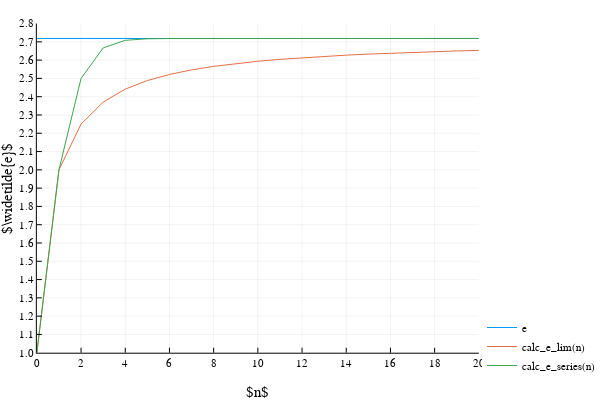

The code cell stored with this chart in its notebook:
### Markdown cell above
Porównanie obu metod w skali 1 do 1:

### Code cell
plot(
    0:20, 
    xticks=0:2:20, 
    yticks=1.0:0.1:3.0, 
    xlims=(0, 20),
    ylims=(1.0, 2.8),
    [
        map(x -> BigFloat(MathConstants.e), 0:20),
        map(x -> calc_e_lim(BigFloat(x)), 0:20),
        map(x -> calc_e_series(BigFloat(x)), 0:20)
    ],
    xlabel="\$n\$", 
    ylabel="\$\\widetilde{e}\$", 
    label = ["e" "calc_e_lim(n)" "calc_e_series(n)"],
    lw = 1,
    legend=:bottomright
)

### Figure 1 — Plotly figure (JSON) as saved in the notebook; plotly's stock layout.template omitted (floating-point values rounded to 4 significant figures)
{"data": [{"colorbar": {"title": ""}, "hoverinfo": "text", "legendgroup": "e", "line": {"color": "rgba(0, 154, 250, 1.000)", "dash": "solid", "shape": "linear", "width": 1}, "mode": "lines", "name": "e", "showlegend": true, "text": [null, null, null, null, null, null, null, null, null, null, null, null, null, null, null, null, null, null, null, null, null], "type": "scatter", "x": [0, 1, 2, 3, 4, 5, 6, 7, 8, 9, 10, 11, 12, 13, 14, 15, 16, 17, 18, 19, 20], "xaxis": "x1", "y": [2.718, 2.718, 2.718, 2.718, 2.718, 2.718, 2.718, 2.718, 2.718, 2.718, 2.718, 2.718, 2.718, 2.718, 2.718, 2.718, 2.718, 2.718, 2.718, 2.718, 2.718], "yaxis": "y1", "zmax": 0.1, "zmin": -0.1}, {"colorbar": {"title": ""}, "hoverinfo": "text", "legendgroup": "calc_e_lim(n)", "line": {"color": "rgba(227, 111, 71, 1.000)", "dash": "solid", "shape": "linear", "width": 1}, "mode": "lines", "name": "calc_e_lim(n)", "showlegend": true, "text": [null, null, null, null, null, null, null, null, null, null, null, null, null, null, null, null, null, null, null, null, null], "type": "scatter", "x": [0, 1, 2, 3, 4, 5, 6, 7, 8, 9, 10, 11, 12, 13, 14, 15, 16, 17, 18, 19, 20], "xaxis": "x1", "y": [1, 2, 2.25, 2.37, 2.441, 2.488, 2.522, 2.546, 2.566, 2.581, 2.594, 2.604, 2.613, 2.621, 2.627, 2.633, 2.638, 2.642, 2.646, 2.65, 2.653], "yaxis": "y1", "zmax": 0.1, "zmin": -0.1}, {"colorbar": {"title": ""}, "hoverinfo": "text", "legendgroup": "calc_e_series(n)", "line": {"color": "rgba(62, 164, 78, 1.000)", "dash": "solid", "shape": "linear", "width": 1}, "mode": "lines", "name": "calc_e_series(n)", "showlegend": true, "text": [null, null, null, null, null, null, null, null, null, null, null, null, null, null, null, null, null, null, null, null, null], "type": "scatter", "x": [0, 1, 2, 3, 4, 5, 6, 7, 8, 9, 10, 11, 12, 13, 14, 15, 16, 17, 18, 19, 20], "xaxis": "x1", "y": [1, 2, 2.5, 2.667, 2.708, 2.717, 2.718, 2.718, 2.718, 2.718, 2.718, 2.718, 2.718, 2.718, 2.718, 2.718, 2.718, 2.718, 2.718, 2.718, 2.718], "yaxis": "y1", "zmax": 0.1, "zmin": -0.1}], "layout": {"annotations": [], "height": 400, "legend": {"bgcolor": "rgba(255, 255, 255, 1.000)", "bordercolor": "rgba(0, 0, 0, 1.000)", "font": {"color": "rgba(0, 0, 0, 1.000)", "family": "sans-serif", "size": 11}, "tracegroupgap": 0, "x": 1, "y": 0}, "margin": {"b": 20, "l": 0, "r": 0, "t": 20}, "paper_bgcolor": "rgba(255, 255, 255, 1.000)", "plot_bgcolor": "rgba(255, 255, 255, 1.000)", "showlegend": true, "width": 600, "xaxis": {"anchor": "y1", "domain": [0.07647, 0.9934], "gridcolor": "rgba(0, 0, 0, 0.100)", "gridwidth": 0.5, "linecolor": "rgba(0, 0, 0, 1.000)", "mirror": false, "range": [0, 20], "showgrid": true, "showline": true, "showticklabels": true, "tickangle": 0, "tickcolor": "rgb(0, 0, 0)", "tickfont": {"color": "rgba(0, 0, 0, 1.000)", "family": "sans-serif", "size": 11}, "tickmode": "array", "ticks": "inside", "ticktext": ["0", "2", "4", "6", "8", "10", "12", "14", "16", "18", "20"], "tickvals": [0, 2, 4, 6, 8, 10, 12, 14, 16, 18, 20], "title": "$n$", "titlefont": {"color": "rgba(0, 0, 0, 1.000)", "family": "sans-serif", "size": 15}, "type": "-", "visible": true, "zeroline": false, "zerolinecolor": "rgba(0, 0, 0, 1.000)"}, "yaxis": {"anchor": "x1", "domain": [0.07581, 0.9902], "gridcolor": "rgba(0, 0, 0, 0.100)", "gridwidth": 0.5, "linecolor": "rgba(0, 0, 0, 1.000)", "mirror": false, "range": [1, 2.8], "showgrid": true, "showline": true, "showticklabels": true, "tickangle": 0, "tickcolor": "rgb(0, 0, 0)", "tickfont": {"color": "rgba(0, 0, 0, 1.000)", "family": "sans-serif", "size": 11}, "tickmode": "array", "ticks": "inside", "ticktext": ["1.0", "1.1", "1.2", "1.3", "1.4", "1.5", "1.6", "1.7", "1.8", "1.9", "2.0", "2.1", "2.2", "2.3", "2.4", "2.5", "2.6", "2.7", "2.8"], "tickvals": [1, 1.1, 1.2, 1.3, 1.4, 1.5, 1.6, 1.7, 1.8, 1.9, 2, 2.1, 2.2, 2.3, 2.4, 2.5, 2.6, 2.7, 2.8], "title": "$\\widetilde{e}$", "titlefont": {"color": "rgba(0, 0, 0, 1.000)", "family": "sans-serif", "size": 15}, "type": "-", "visible": true, "zeroline": false, "zerolinecolor": "rgba(0, 0, 0, 1.000)"}}}
